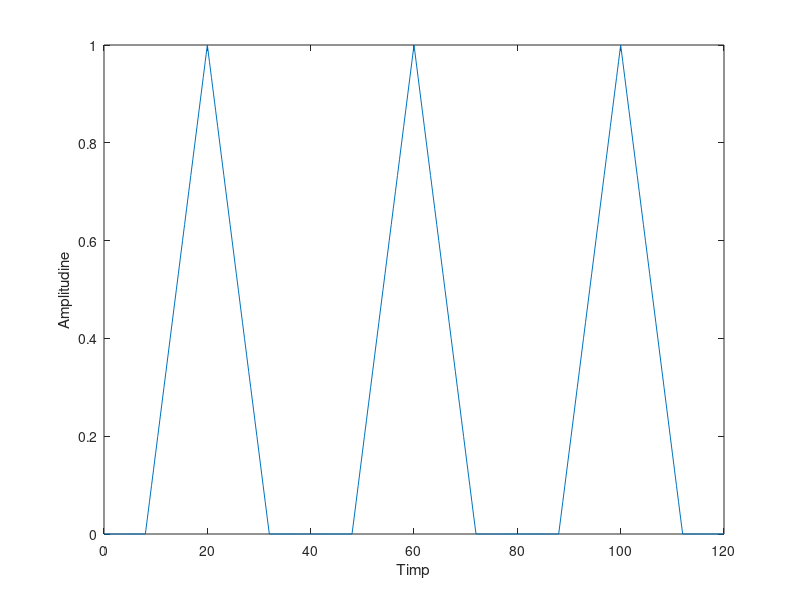

The MATLAB script that drew this image: (Note: this script raises an error after producing the figure.)
%perioada semnalului
P=40;

%numarul de coeficienti
N=50;

%durata semnalului
D=10;

% pulsatia semnalului
w0=2*pi/P;

%rezolutia temporala de 0.4 secunde, 3 perioade
t=0:0.4:3*P;

%functia sawtooth genereaza semnal triunghiular
%setam amplitudinea la valoarea 1 si durata la 10 secunde
%ajustam componenta continua
%al doilea parametru al functiei este panta=0.5 pt a fi semnal simetric 
S=0.834*sawtooth(w0*t,0.5)+0.166; 

%valorile semnalului aflate in afara intervalului [10,20] devin 0
for i=1:length(S)  
    if (S(i)<0)
        S(i)=0;
    end
end

%afisam semnalul initial
figure (1)
plot(t,S) 
xlabel('Timp')
ylabel('Amplitudine')
hold on

%y contine coeficientii semnalului
y=0:N; 

%integram dupa x, variabila t a fost folosita deja pt reolutia temporara
%calculam coeficientii integrand cele 2 drepte care formeaza semnalul pe
%intervalele [10,20] si [20,30]
syms x 
for k=0:N
    y(k+1)=1/P*(int((0.0833*x-0.66)*exp(-1i*k*w0*x),10,20)... 
    + int((-0.0833*x+2.66)*exp(-1i*k*w0*x),20,30));
end

%afisam spectrul semnalului
figure(2)          
stem(0:N,abs(y))
hold on
stem(0:-1:-N,abs(y))
xlabel('Numarul armonicii')
ylabel('Modulul amplitudinii')

%vectorul suma contine valorile pentru semnalul reconstruit
%reconstruim semnalul cu valorile coef. si formula pt domeniul timp
suma=zeros(size(t));
suma=suma+y(1); 
for k=1:N
    suma=suma + 2*y(k+1)*exp(1i*k*w0*t);                                                                
end

%afisam semnalul reconstruit pe acelasi grafic cu semnalul initial
figure(1)
plot(t,suma,'.') 
grid

%Explicatii pe scurt:
%Descompunem semnalul periodic triunghiular intr-o suma cu numar finit de
%termeni, folosind seria Fourier. Astfel, semnalul initial devine o suma de
%componente sinusoidale, forma ce ne permite sa prelucram mai usor semnalul
%Descompunem semnalul in 50 de componente, desi se poate obtine o
%buna aproximare si cu un numar mai mic de componente(de exemplu 10 sunt de
%ajuns), deoarece valorile componentelor tind la zero atunci cand k tinde 
%la infinit.